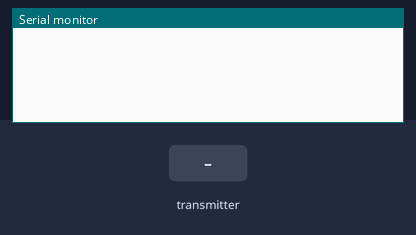
The sketch below on a simulated ESP32. On the bench: the last lines printed to the serial monitor. The inputs (shaded band) are chosen by the test bench.

Above: at 1.2 s.
1.3 s: the transmitter starts sending r = 1
At 2.8 s:
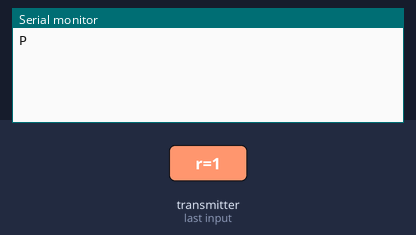
4.3 s: the transmitter starts sending b = 1
At 5.8 s:
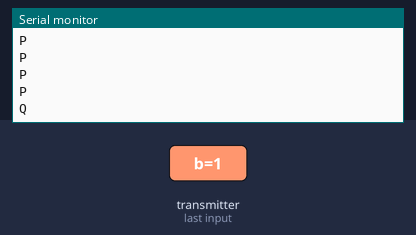
7.3 s: the transmitter starts sending y = 1
At 8.6 s:
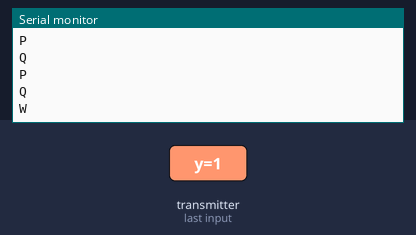
10.3 s: the transmitter starts sending g = 1
At 11.8 s:
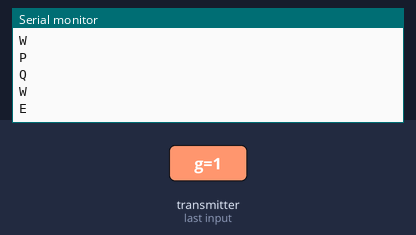

Measured:
- after the input at 1.3 s, the serial monitor: prints a new line after 0.70 s (image 1)
- after the input at 4.3 s, the serial monitor: prints a new line after 0.70 s (image 2)
- after the input at 7.3 s, the serial monitor: prints a new line after 0.70 s (image 3)
- after the input at 10.3 s, the serial monitor: prints a new line after 0.70 s (image 4)

The sketch:

casse.ino
```cpp
#include <esp_now.h>
#include <WiFi.h>
const int butpin1 = 13;
const int butpin2 = 12;

typedef struct struct_message {
    // char a[32]; // different available data structure
    // int b;
    // float c;
   bool r;
   bool b;
   bool y;
   bool g;
} struct_message;

// Create a struct_message called myData
struct_message myData;

void OnDataRecv(const uint8_t * mac, const uint8_t *incomingData, int len) {
  memcpy(&myData, incomingData, sizeof(myData));
}

void setup() {
  Serial.begin(115200);
  // Set device as a Wi-Fi Station
  WiFi.mode(WIFI_STA);
    // Init ESP-NOW
  if (esp_now_init() != ESP_OK) {
    Serial.println("Error initializing ESP-NOW");
    return;
  }

  // Once ESPNow is successfully Init, we will register for recv CB to
  // get recv packer info
  esp_now_register_recv_cb(esp_now_recv_cb_t(OnDataRecv));


}

void loop() {


if(myData.r == 1){
  Serial.println("P");
}

if(myData.b == 1){
  Serial.println("Q");
}

if(myData.y == 1){
 Serial.println("W");
}

if(myData.g == 1){
  Serial.println("E");
}


  delay(1000);
}
```
